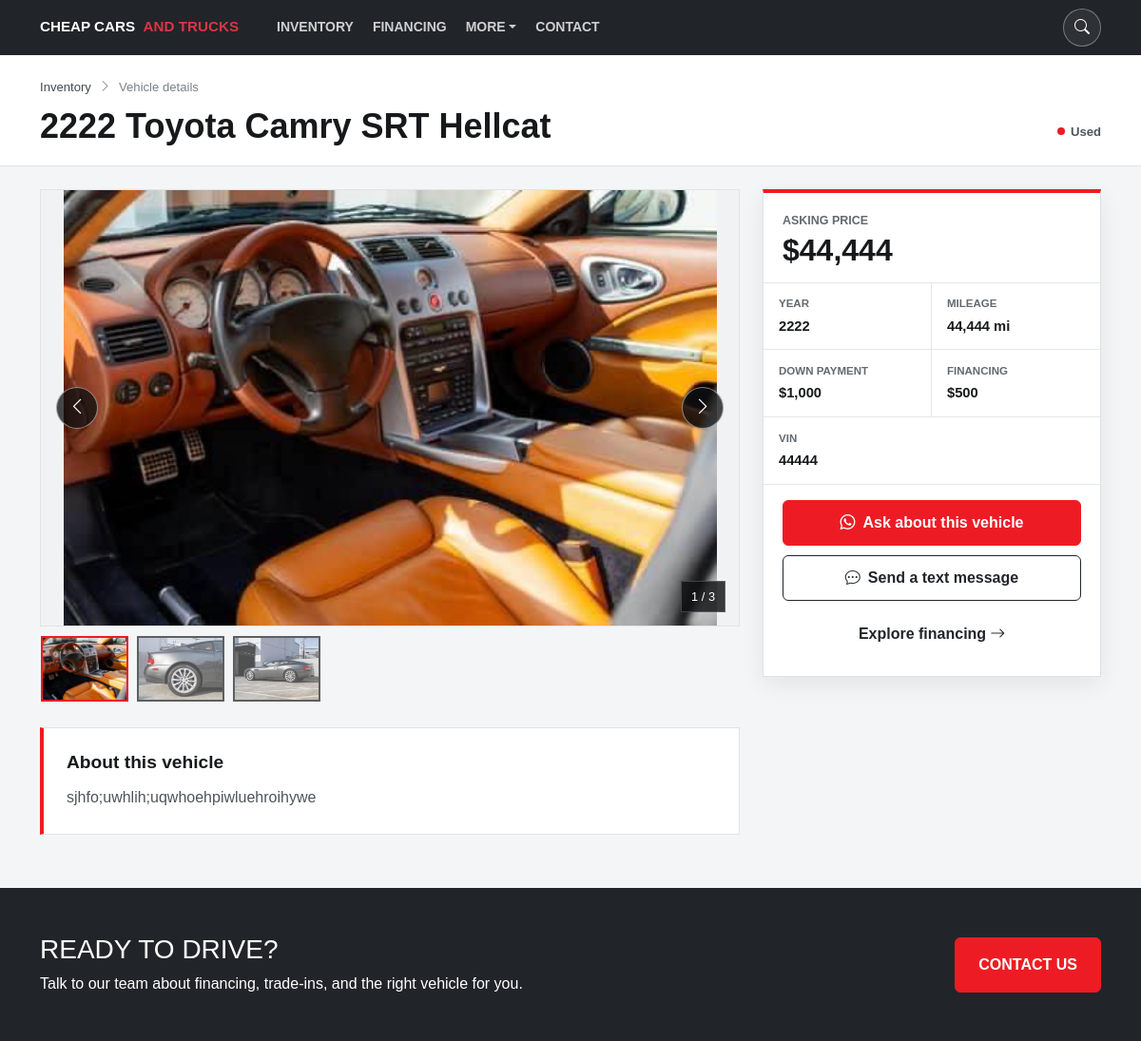
Page /inventory/car-details/38/ on the committed database.
### main/models.py (models this page shows, shortened)
class Car(models.Model):
    class ConditionChoices(models.TextChoices):
        USED = "Used", "Used"
        NEW = "New", "New"
    make = models.CharField(max_length=60, blank=True)
    model = models.CharField(max_length=60, blank=True)
    year = models.PositiveIntegerField(null=True, blank=True)
    profile_img = models.ImageField(upload_to="car_pics", null=True, blank=True)
    price = models.DecimalField(max_digits=12, decimal_places=0, null=True, blank=True)
    mileage = models.PositiveIntegerField(null=True, blank=True)
    condition = models.CharField(max_length=5, choices=ConditionChoices, default=ConditionChoices.USED)
    description = models.TextField(blank=True)
    created_at = models.DateTimeField(auto_now_add=True)
    updated_at = models.DateTimeField(auto_now=True)
    down_payment = models.PositiveIntegerField(null=True, blank=True, default=1000)
    financing = models.PositiveIntegerField(null=True, blank=True, default=500)
    vin_number = models.CharField(max_length=100, blank=True)
    class Meta:
        ordering = ["-created_at"]
        indexes = [
            models.Index(fields=["-created_at"], name="car_created_at_idx"),
            models.Index(fields=["make", "model"], name="car_make_model_idx"),
            models.Index(fields=["vin_number"], name="car_vin_number_idx"),
            models.Index(fields=["condition"], name="car_condition_idx"),
        ]

class CarImage(models.Model):
    car = models.ForeignKey(Car, on_delete=models.CASCADE, related_name="images")
    image = models.ImageField(upload_to="car_details_pics")
    sort_order = models.PositiveSmallIntegerField(default=0)
    uploaded_at = models.DateTimeField(auto_now_add=True)
    class Meta:
        ordering = ["sort_order", "id"]
        constraints = [
            models.UniqueConstraint(fields=["car", "sort_order"], name="uniq_car_sort_order")
        ]

### main/views.py (the view)
# urls.py: path('inventory/car-details/<int:pk>/', views.car_details, name="car_details"),
def car_details(request, pk):
    car = get_object_or_404(Car.objects.prefetch_related("images"), pk=pk)
    car_title = " ".join(
        str(part) for part in [car.year, car.make, car.model] if part
    ).strip() or f"Car #{car.pk}"
    inquiry_message = (
        f"Hi! I'm interested in the {car_title} listed on Cheap Cars and Trucks. "
        f"Price: ${car.price}. "
        f"View listing: {request.build_absolute_uri()}"
    )
    context = {
        "car": car,
        "inquiry_message": inquiry_message,
        "contact_phone": "+17735123795",
        "whatsapp_phone": "17735123795",
    }
    return render(request, "main/car-details.html", context)

### main/templates/main/car-details.html (shortened to what this page needs)
{% extends 'main/home.html' %}
{% load static %}
{% load l10n %}
{% block body %}
  <main class="vehicle-page">
    <header class="vehicle-heading">
      <div class="container">
        <nav class="car-detail-breadcrumb" aria-label="Breadcrumb">
          <a href="{% url 'inventory' %}">Inventory</a>
          <i class="bi bi-chevron-right" aria-hidden="true"></i>
          <span>Vehicle details</span>
        </nav>
        <div class="vehicle-heading-row">
          <h1 class="car-detail-title">{% if car.year %}{{ car.year|unlocalize }} {% endif %}{{ car.make }} {{ car.model }}</h1>
          {% if car.condition %}<span class="vehicle-condition">{{ car.get_condition_display }}</span>{% endif %}
        </div>
      </div>
    </header>
    <section class="container vehicle-layout" aria-label="Vehicle listing">
      <div class="row g-4 align-items-start">
        <div class="col-lg-8">
          <div class="car-gallery" id="car-gallery" role="region" aria-roledescription="carousel" aria-label="{{ car.title|default:'Car' }} photo gallery">
            <div class="car-gallery-stage" tabindex="0" aria-label="Use the arrow keys to browse photos">
              {% if car.images.exists %}
                {% for photo in car.images.all %}
                  <div class="car-gallery-slide{% if forloop.first %} is-active{% endif %}" data-gallery-slide aria-hidden="{% if forloop.first %}false{% else %}true{% endif %}">
                    <img src="{{ photo.image.url }}" alt="{{ car.title|default:'Car photo' }} - photo {{ forloop.counter }}" {% if not forloop.first %}loading="lazy"{% endif %}>
                  </div>
                {% endfor %}
                {% with photo_count=car.images.count %}
                  {% if photo_count > 1 %}
                    <button class="car-gallery-control car-gallery-previous" type="button" aria-label="Show previous photo"><i class="bi bi-chevron-left" aria-hidden="true"></i></button>
                    <button class="car-gallery-control car-gallery-next" type="button" aria-label="Show next photo"><i class="bi bi-chevron-right" aria-hidden="true"></i></button>
                    <span class="car-gallery-count" aria-live="polite"><span data-gallery-current>1</span> / {{ photo_count }}</span>
                  {% endif %}
                {% endwith %}
              {% elif car.profile_img %}
                <div class="car-gallery-slide is-active" data-gallery-slide aria-hidden="false">
                  <img src="{{ car.profile_img.url }}" alt="{{ car.title|default:'Car photo' }}">
                </div>
              {% else %}
                <div class="car-gallery-empty" role="img" aria-label="No vehicle photo available">
                  <i class="bi bi-car-front" aria-hidden="true"></i>
                  <span>Vehicle photos coming soon</span>
                </div>
              {% endif %}
            </div>
            {% if car.images.count > 1 %}
              <div class="car-gallery-thumbnails" aria-label="Choose a photo">
                {% for photo in car.images.all %}
                  <button class="car-gallery-thumbnail{% if forloop.first %} is-active{% endif %}" type="button" data-gallery-thumbnail="{{ forloop.counter0 }}" aria-label="Show photo {{ forloop.counter }}" aria-pressed="{% if forloop.first %}true{% else %}false{% endif %}">
                    <img src="{{ photo.image.url }}" alt="" loading="lazy">
                  </button>
                {% endfor %}
              </div>
            {% endif %}
          </div>
          <section class="vehicle-description" aria-labelledby="vehicle-description-title">
            <h2 id="vehicle-description-title">About this vehicle</h2>
            {% if car.description %}
              <p>{{ car.description }}</p>
            {% else %}
              <p>Contact our team for more information about this vehicle.</p>
            {% endif %}
          </section>
        </div>
        <aside class="col-lg-4" aria-label="Vehicle information and contact">
          <div class="vehicle-summary">
            <div class="vehicle-price-block">
              <span class="vehicle-price-label">Asking price</span>
              <div class="vehicle-price">{% if car.price %}${{ car.price|localize }}{% else %}Contact for price{% endif %}</div>
            </div>
            <div class="vehicle-spec-grid">
              <div class="vehicle-spec">
                <span class="vehicle-spec-label">Year</span>
                <span class="vehicle-spec-value">{{ car.year|unlocalize|default:"-" }}</span>
              </div>
              <div class="vehicle-spec">
                <span class="vehicle-spec-label">Mileage</span>
                <span class="vehicle-spec-value">{% if car.mileage %}{{ car.mileage|localize }} mi{% else %}-{% endif %}</span>
              </div>
              <div class="vehicle-spec">
                <span class="vehicle-spec-label">Down payment</span>
                <span class="vehicle-spec-value">{% if car.down_payment %}${{ car.down_payment|localize }}{% else %}-{% endif %}</span>
              </div>
              <div class="vehicle-spec">
                <span class="vehicle-spec-label">Financing</span>
                <span class="vehicle-spec-value">{% if car.financing %}${{ car.financing|localize }}{% else %}Ask us{% endif %}</span>
              </div>
              {% if car.vin_number %}
                <div class="vehicle-spec vehicle-spec-vin">
                  <span class="vehicle-spec-label">VIN</span>
                  <span class="vehicle-spec-value">{{ car.vin_number }}</span>
                </div>
              {% endif %}
            </div>
            <div class="vehicle-contact">
              <a href="https://wa.me/{{ whatsapp_phone }}?text={{ inquiry_message|urlencode }}" class="btn btn-danger" target="_blank" rel="noopener noreferrer">
                <i class="bi bi-whatsapp me-2" aria-hidden="true"></i>Ask about this vehicle
              </a>
              <a href="sms:{{ contact_phone }}?body={{ inquiry_message|urlencode }}" class="btn btn-outline-dark">
                <i class="bi bi-chat-dots me-2" aria-hidden="true"></i>Send a text message
              </a>
              <a href="{% url 'financing' %}" class="btn btn-link text-dark text-decoration-none">
                Explore financing <i class="bi bi-arrow-right ms-1" aria-hidden="true"></i>
              </a>
            </div>
          </div>
        </aside>
      </div>
    </section>
  </main>
{% endblock %}

### main/templates/main/base.html (style rules this page uses)
:root { --brand-red: #ed1c24; --brand-red-dark: #c9151c; --dark-bg: #0d0d0d; --soft-anim: 0.55s ease; }
html { scroll-behavior: smooth; }
body { opacity: 1; animation: pageFadeIn 0.7s ease both; }

### main/templates/main/home.html (style rules this page uses)
body { font-family: Arial, sans-serif; color: #111; background: #fff; }
.btn-danger { background: #ed1c24; border-color: #ed1c24; }

### rows in the picture
Car: year "2222", make "Toyota Camry", model "SRT Hellcat", condition "Used", description "sjhfo;uwhlih;uqwhoehpiwluehroihywe", price "44,444", mileage "44,444", down_payment "1,000", financing "500", vin_number "44444"
CarImage: image (picture)
CarImage: image (picture)
CarImage: image (picture)

### other values in the picture
{{ photo_count }} "3"
